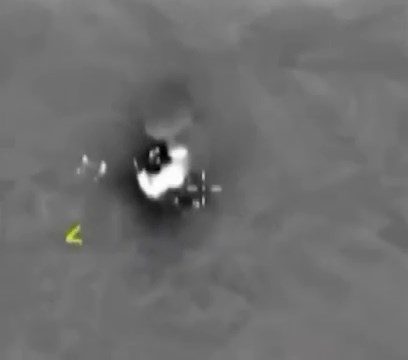
//> input picture Work3/Work3/ig_0.jpg, 408 x 360 px
$ ./allababah   (built with g++ and OpenCV 4)
//> lines starting //> are read from the running program, lines starting //| are printed output that depends on the picture; after the words box and inside, x2 and y2 are one past the last pixel; in counts of white or black regions, pixels touching at a corner belong together
#include "opencv2/core.hpp"
#include "opencv2/highgui.hpp"
#include "opencv2/imgproc.hpp"
#include "opencv2/imgcodecs.hpp"
#include "vector"
#include "iostream"

using namespace std;
using namespace cv;

class Allababah {
public:
	//Constructor
	Allababah(const Mat &input1, const Mat &input2, const Mat&input3, int thr, int thr1, int thr2) :
		bam1(input1.clone()), bam2(input2.clone()), bam3(input3.clone()),
		thres(thr), thres1(thr1), thres2(thr2) {
	}
	//Copy constructor
	Allababah(const Allababah &rsh) :
		bam1(rsh.bam1.clone()), bam2(rsh.bam2.clone()), bam3(rsh.bam3.clone()),
		thres(rsh.thres), thres1(rsh.thres1), thres2(rsh.thres2) {
	}
	//Default constructor
	Allababah() {
	}

	~Allababah() {};
	Mat bam1;
	Mat bam2;
	Mat bam3;
	int thres;
	int thres1;
	int thres2;
};

void show_target(const Mat &img, Moments &mnts, int thres, int thres1, int thres2, string str) {
	Mat img_binary;
	threshold(img, img_binary, thres, 255, THRESH_BINARY_INV);
	Mat canny;
	Canny(img_binary, canny, thres1, thres2);

	vector<vector<Point>> bam1_cnts;
	findContours(canny, bam1_cnts, CV_RETR_EXTERNAL, CV_CHAIN_APPROX_NONE);

	// you could also reuse img1 here
	Mat mask(canny.rows, canny.cols, CV_8UC1, Scalar(255));
	// CV_FILLED fills the connected components found
	drawContours(mask, bam1_cnts, -1, Scalar(0), CV_FILLED);
	imshow("mask" + str, mask);
	// let's create a new image now
	Mat crop(img.rows, img.cols, CV_8UC3);
	// set background to red
	crop.setTo(Scalar(0, 0, 255));
	// and copy the magic apple
	img.copyTo(crop, mask);

	Mat target = img.clone();

	//Image moments
	for (int i = 0; i < bam1_cnts.size(); i++) {
		if (bam1_cnts[i].size() > 10) {
			mnts = moments(bam1_cnts[i]);
			double m00 = mnts.m00;
			double m01 = mnts.m01;
			double m10 = mnts.m10;
			circle(target, { int(m10 / m00), int(m01 / m00) }, 4, Scalar(0, 255, 0), -1);
			imshow("target " + str, target);
		}
	}
	imshow("target " + str, target);
}

void show_all_target(int pos, void* userdata) {
	Allababah *bah = (Allababah*) userdata;
	cout << bah->thres;
	Moments mnts;
	show_target(bah->bam1, mnts, bah->thres, bah->thres1, bah->thres2,"one");
	show_target(bah->bam2, mnts, bah->thres, bah->thres1, bah->thres2, "two");
	show_target(bah->bam3, mnts, bah->thres, bah->thres1, bah->thres2, "three");
}

int main(int argc, char** argv) {
	Mat bam1 = imread("ig_0.jpg");
//> bam1 is the input picture: 360 rows x 408 cols, CV_8UC3; mean B, G, R 110.1, 110.2, 110.2
	Mat bam2 = imread("ig_1.jpg");
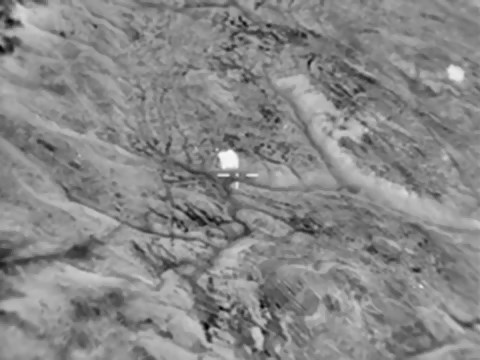
//> input picture Work3/Work3/ig_1.jpg, 480 x 360 px
//> bam2 is the input picture: 360 rows x 480 cols, CV_8UC3; min 3, max 250, mean 135.5
	Mat bam3 = imread("ig_2.jpg");
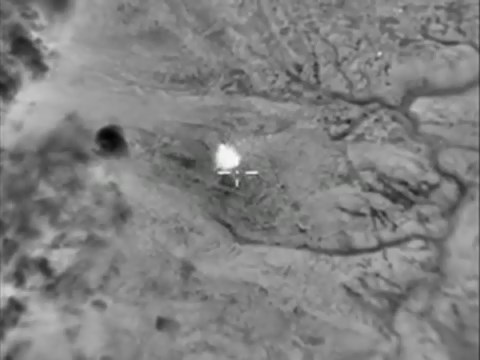
//> input picture Work3/Work3/ig_2.jpg, 480 x 360 px
//> bam3 is the input picture: 360 rows x 480 cols, CV_8UC3; mean B, G, R 128.4, 128.5, 128.5
	//Mat bam1_1channel;
	//cvtColor(bam1, bam1_1channel, CV_BGR2HSV);

	namedWindow("Main window");
	Allababah *babah = new Allababah(bam1, bam2, bam3, 225, 100, 200);
	createTrackbar("threshold", "Main window", &(babah->thres), 255, show_all_target, babah);
	createTrackbar("threshold1", "Main window", &(babah->thres1), 255, show_all_target, babah);
	createTrackbar("threshold2", "Main window", &(babah->thres2), 255, show_all_target, babah);

	waitKey(0);
//> in show_target, `drawContours(mask, bam1_cnts, -1, Scalar(0), CV_FILLED);`:
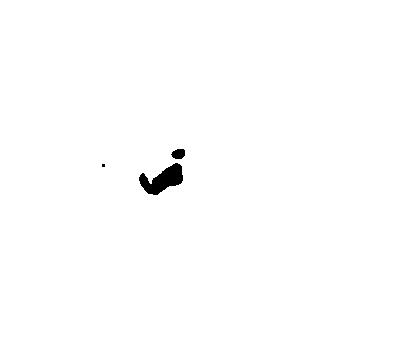
//> mask: 360 rows x 408 cols, CV_8UC1; 99.4% white; 3 black regions (1 under 20 px)
//> after the loop in show_target, `for (int i = 0; i < bam1_cnts.size(); i++)`: target: 360 rows x 408 cols, CV_8UC3; 0.07% of pixels changed, all inside (x1, y1, x2, y2) = (158, 149, 183, 184)
//> call 2 of show_target, with thres = 225, thres1 = 100, thres2 = 200, str = "two"
//> in show_target (call 2), `drawContours(mask, bam1_cnts, -1, Scalar(0), CV_FILLED);`:
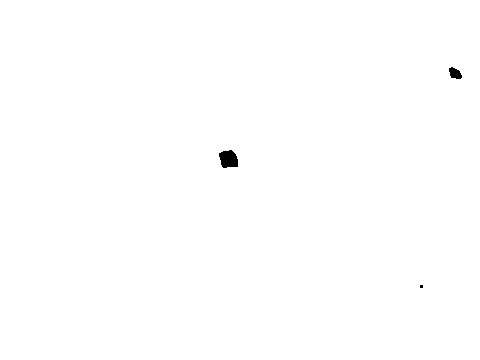
//> mask: 360 rows x 480 cols, CV_8UC1; 99.8% white; 3 black regions (1 under 20 px)
//> after the loop in show_target (call 2), `for (int i = 0; i < bam1_cnts.size(); i++)`: target: 360 rows x 480 cols, CV_8UC3; 0.06% of pixels changed, all inside (x1, y1, x2, y2) = (224, 69, 459, 163)
//> call 3 of show_target, with thres = 225, thres1 = 100, thres2 = 200, str = "three"
//> in show_target (call 3), `drawContours(mask, bam1_cnts, -1, Scalar(0), CV_FILLED);`:
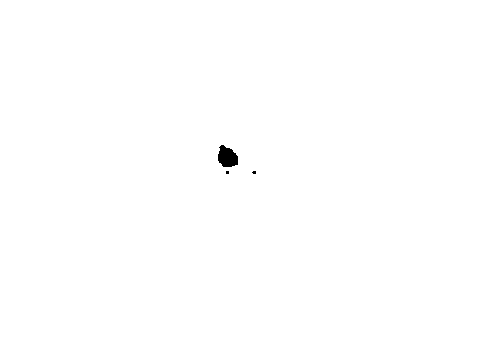
//> mask: 360 rows x 480 cols, CV_8UC1; 99.8% white; 3 black regions (2 under 20 px), largest, box (x1, y1, x2, y2) and area: (218, 145, 238, 167) 326
//> after the loop in show_target (call 3), `for (int i = 0; i < bam1_cnts.size(); i++)`: target: 360 rows x 480 cols, CV_8UC3; 49 pixels changed, all inside (x1, y1, x2, y2) = (222, 152, 231, 161)
	return 0;
}
